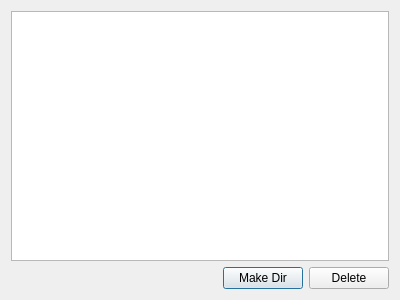
<?xml version="1.0" encoding="UTF-8"?>
<ui version="4.0">
 <class>Dialog</class>
 <widget class="QDialog" name="Dialog">
  <property name="geometry">
   <rect>
    <x>0</x>
    <y>0</y>
    <width>400</width>
    <height>300</height>
   </rect>
  </property>
  <property name="windowTitle">
   <string>Dialog</string>
  </property>
  <layout class="QVBoxLayout" name="verticalLayout">
   <item>
    <widget class="QTreeView" name="treeView"/>
   </item>
   <item>
    <layout class="QHBoxLayout" name="horizontalLayout">
     <item>
      <spacer name="horizontalSpacer">
       <property name="orientation">
        <enum>Qt::Horizontal</enum>
       </property>
       <property name="sizeHint" stdset="0">
        <size>
         <width>40</width>
         <height>20</height>
        </size>
       </property>
      </spacer>
     </item>
     <item>
      <widget class="QPushButton" name="btnMakeDir">
       <property name="text">
        <string>Make Dir</string>
       </property>
      </widget>
     </item>
     <item>
      <widget class="QPushButton" name="btnDel">
       <property name="text">
        <string>Delete</string>
       </property>
      </widget>
     </item>
    </layout>
   </item>
  </layout>
 </widget>
 <layoutdefault spacing="6" margin="11"/>
 <resources/>
 <connections/>
</ui>
